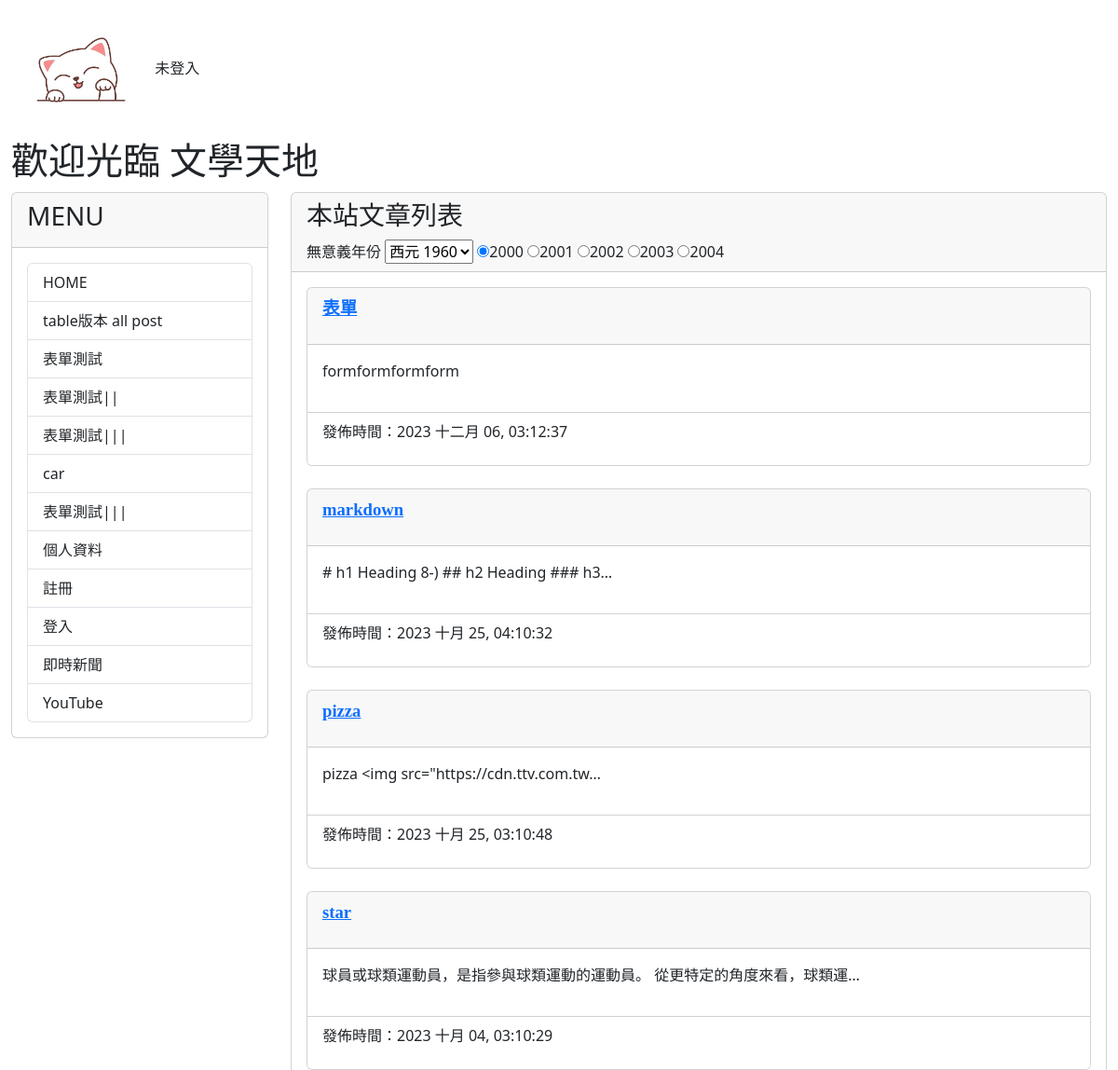
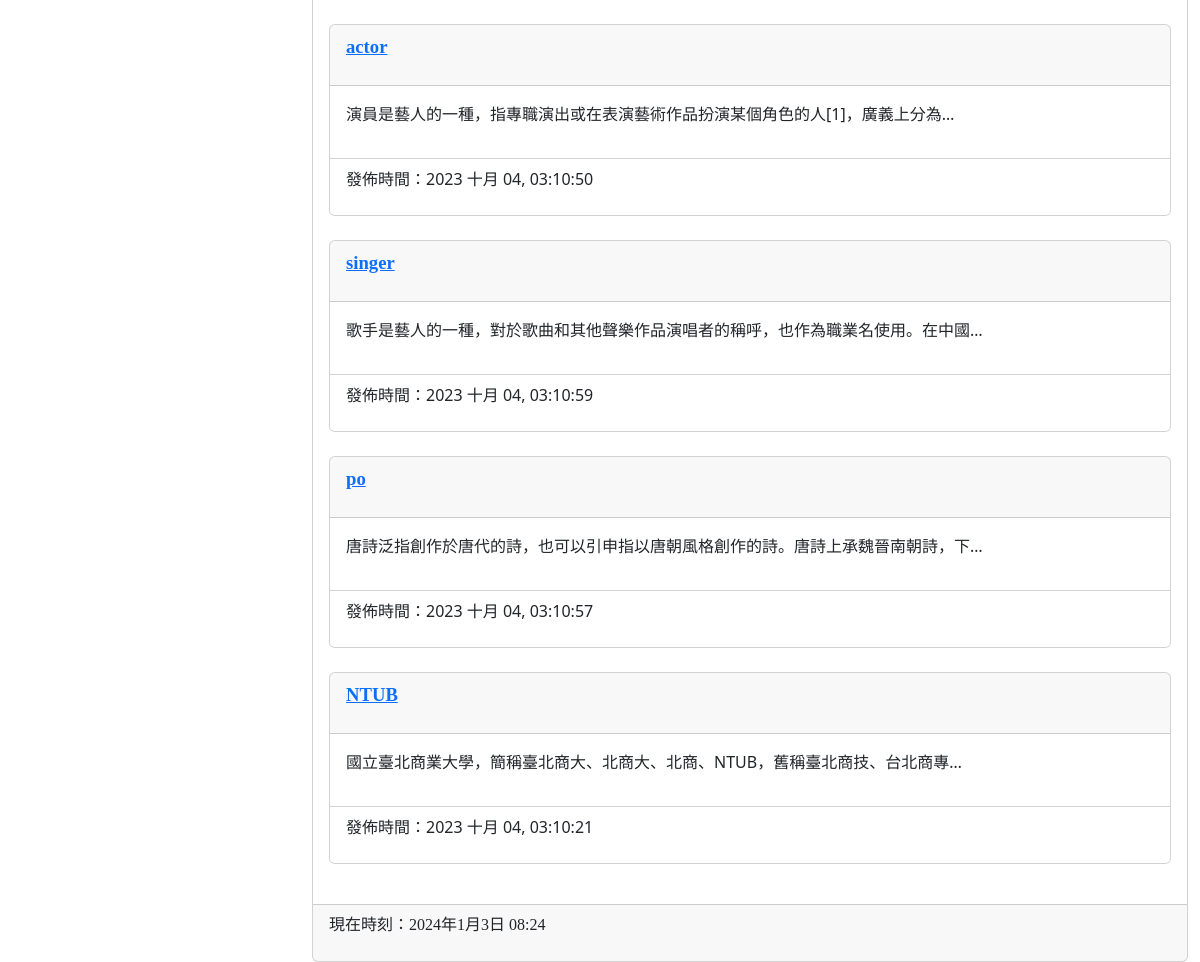
The page / on the database its author committed (2 pictures, top to bottom).
### mysite/models.py (models this page shows, shortened)
class Post(models.Model):
    title = models.CharField(max_length=200) #標題
    slug = models.CharField(max_length=200)  #連結
    body = models.TextField()                #長文字(內文)
    category = models.TextField(null=True)   #裡面已有資料要加null=True
    pub_date = models.DateTimeField(auto_now_add=True) #本文發表的時間
    class Meta:      #'-'反向排序
        ordering = ('-pub_date', ) #排序大到小

### mysite/views.py (the view)
# urls.py: path('',mv.homepage, name="homepage"),
def homepage(request):
    posts = Post.objects.all()
    now = datetime.now()
    hour = now.timetuple().tm_hour
    years = range(1960,2024)  #1960~2023
    if request.user.is_authenticated:
        user_name = request.user.username
    else:
        user_name="未登入"
    return render(request ,'index.html', locals())

### mysite/templates/index.html (shortened to what this page needs)
{% extends "base2.html" %}
{% block headmessage%}
<h3 style='font-family:標楷體;'>本站文章列表</h3>
<label for="byear">無意義年份</label>
<select name="byear">
    {% for year in years %}
    <option value="{{year}}">西元 {{year}}</option>
    {% endfor %}
</select>
<input type='radio' name='ryear' checked>2000</input>
<input type='radio' name='ryear' >2001</input>
<input type='radio' name='ryear' >2002</input>
<input type='radio' name='ryear' >2003</input>
<input type='radio' name='ryear' >2004</input>
{% endblock headmessage %}
{% block content%}
{% for post in posts %}
<div class='card'>
     <div class='card-header'>
         <p style='font-family:微軟正黑體;font-size:14pt;font-weight:bold;'>
            <a href={% url 'showpost' post.slug %}>{{ post.title }}</a>    {% comment %} 等於 <a href='/post/{{post.slug}}'>{{ post.title }}</a> {% endcomment %}
         </p>
      </div>
      <div class='card-body' style='background-color:#ffffff'>
          <p>
             {{ post.body | truncatechars:40 }}
          </p>
      </div>
      <div class='card-footer'  style='background-color:#ffffff'>
          <p>
              發佈時間：{{ post.pub_date | date:"Y M d, h:m:s"}}
          </p>
      </div>
  </div>
  <br>
  {% endfor %}
{% endblock%}

### rows shown on the page
Post: title "表單", body "formformformform", pub_date "2023 十二月 06, 03:12:37"
Post: title "markdown", body "# h1 Heading 8-) ## h2 Heading ### h3…", pub_date "2023 十月 25, 04:10:32"
Post: title "pizza", body "pizza <img src=\"https://cdn.ttv.com.tw…", pub_date "2023 十月 25, 03:10:48"
Post: title "star", body "球員或球類運動員，是指參與球類運動的運動員。 從更特定的角度來看，球類運…", pub_date "2023 十月 04, 03:10:29"
Post: title "actor", body "演員是藝人的一種，指專職演出或在表演藝術作品扮演某個角色的人[1]，廣義上分為…", pub_date "2023 十月 04, 03:10:50"
Post: title "singer", body "歌手是藝人的一種，對於歌曲和其他聲樂作品演唱者的稱呼，也作為職業名使用。在中國…", pub_date "2023 十月 04, 03:10:59"
Post: title "po", body "唐詩泛指創作於唐代的詩，也可以引申指以唐朝風格創作的詩。唐詩上承魏晉南朝詩，下…", pub_date "2023 十月 04, 03:10:57"
Post: title "NTUB", body "國立臺北商業大學，簡稱臺北商大、北商大、北商、NTUB，舊稱臺北商技、台北商專…", pub_date "2023 十月 04, 03:10:21"

### other values the page prints
{{ user_name }} "未登入"
